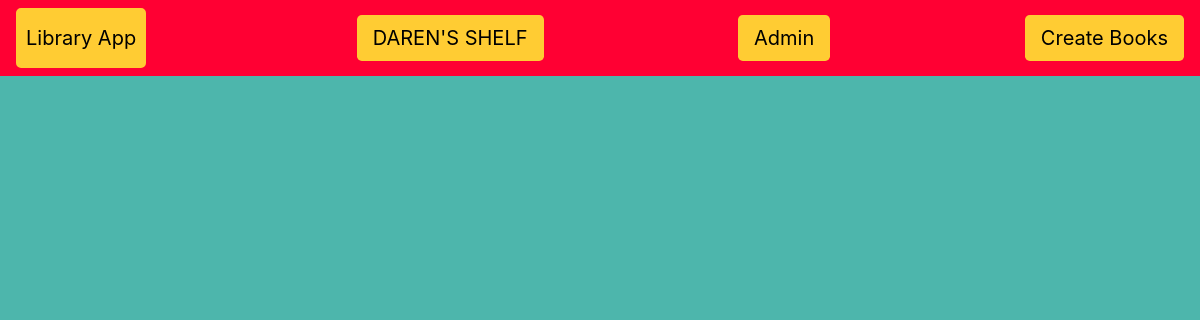
Before: /book/ with the older database file.
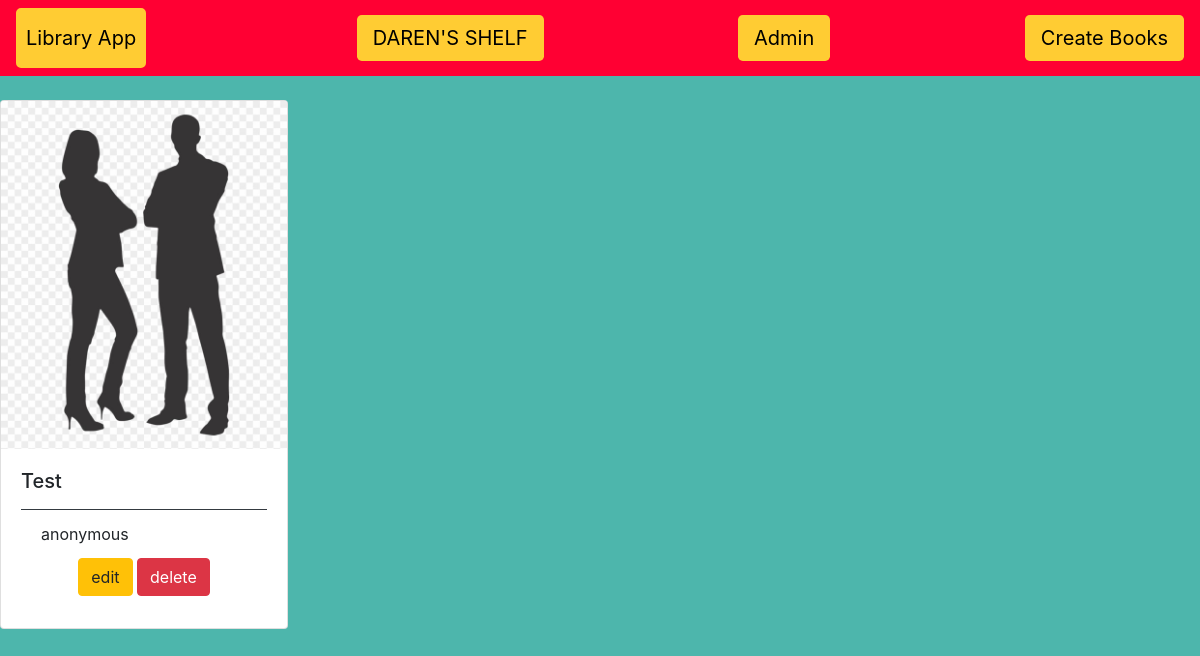
After: the same page with the newer database file.
### book/models.py (models this page shows, shortened)
class Book(models.Model):
    name = models.CharField(max_length=50)
    picture = models.ImageField()
    author = models.CharField(max_length=30,default='anonymous')
    email = models.EmailField(blank=True)
    description = models.TextField(default="No description available")

### book/views.py (the view)
# urls.py: path('',views.index, name='index'),
def index(request):
    shelf = Book.objects.all()
    return render(request,'book/library.html',{"shelf":shelf})

### templates/book/library.html (shortened to what this page needs)
<!DOCTYPE html>
{% load static %}
<html>
<head>
    <link rel="stylesheet" href="https://stackpath.bootstrapcdn.com/bootstrap/4.3.1/css/bootstrap.min.css"
integrity="sha384-ggOyR0iXCbMQv3Xipma34MD+dH/1fQ784/j6cY/iJTQUOhcWr7x9JvoRxT2MZw1T">
</head>
<body style="background-color:#4DB6AC;">
<nav class="navbar navbar-light" style="background-color:#FF0033;">
    <a href="#" class="navbar-brand" style="background-color:#FFCC33;color:#000000;border-width:10px;border-color:#FFCC33;border-style:solid;border-spacing:30px;border-radius: 5px;">Library App</a>
    <a class="navbar-link btn-lg" href="{% url 'index' %}" style="background-color:#FFCC33;color:#000000;">DAREN'S SHELF</a>
<a href="{% url 'admin:index' %}" class = 'navbar-link btn-lg' style="background-color:#FFCC33;color:#000000;">Admin</a>
    <a href="{% url 'create-book' %}" class="navbar-link btn-lg" style="background-color:#FFCC33;color:#000000;">Create Books</a>
</nav>
<br>
{% block content %}
<div class="card-columns">
    {% for book in shelf %}
    <div class="card" style="width: 18rem;">
  <img class="card-img-top" src="{{ book.picture.url }}">
  <div class="card-body">
    <h5 class="card-title">{{ book.name }}</h5>
   <div class="card-footer bg-transparent border-dark">
   <p class="card-title">{{book.author}}</p>
   <center>
       <a href="update/{{book.id}}" class="btn btn-warning" id = '{{book.id}}'>edit</a>
       <a href="delete/{{book.id}}" class="btn btn-danger" id = '{{book.id}}'>delete</a>
    </center>
    </div>
  </div>
</div>
    {% endfor %}
</div>
{% endblock %}
</body>
</html>

Changed rows visible on the page:
added Book: picture (picture), name "Test", author "anonymous"
